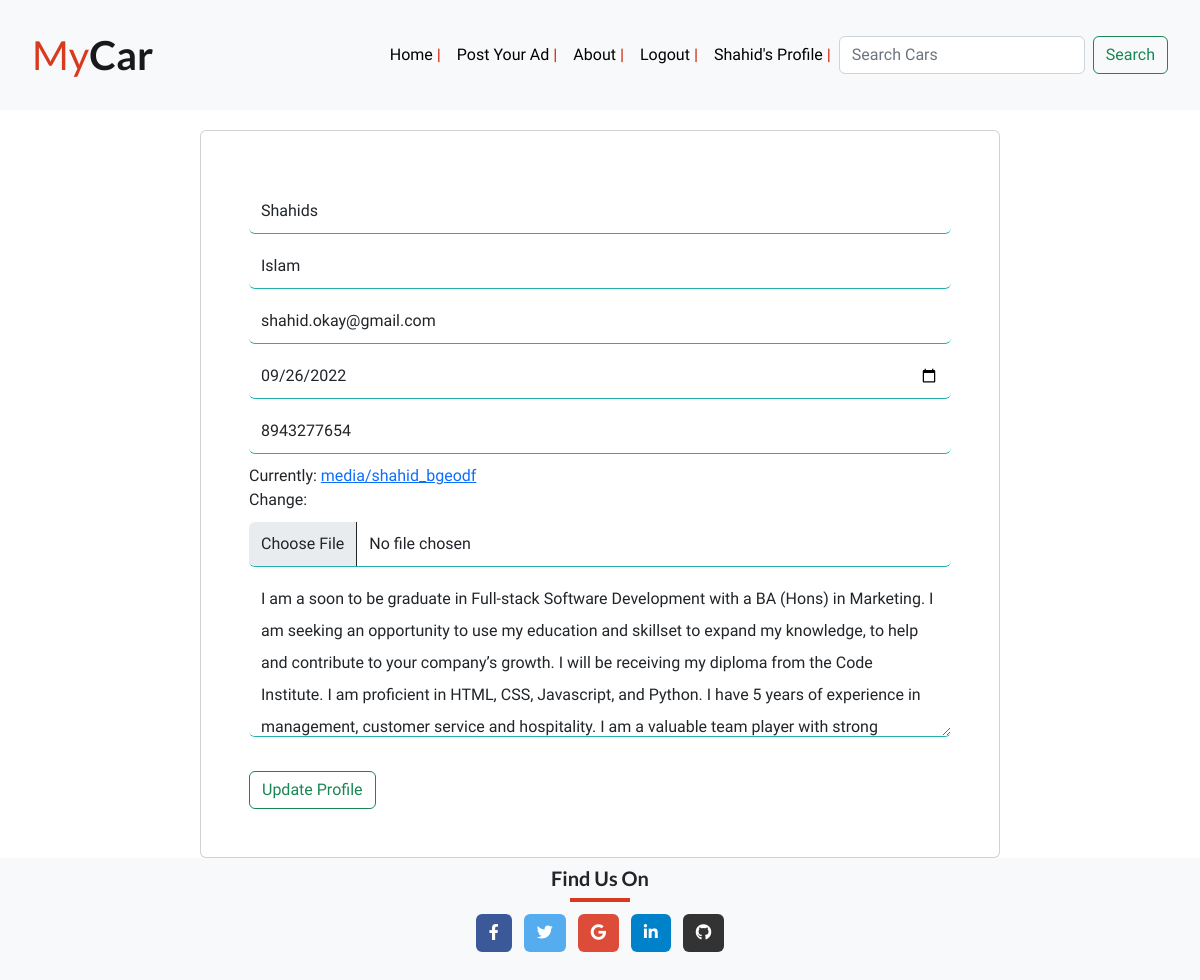
The app's page /edit_profile/shahid (signed in), older data.
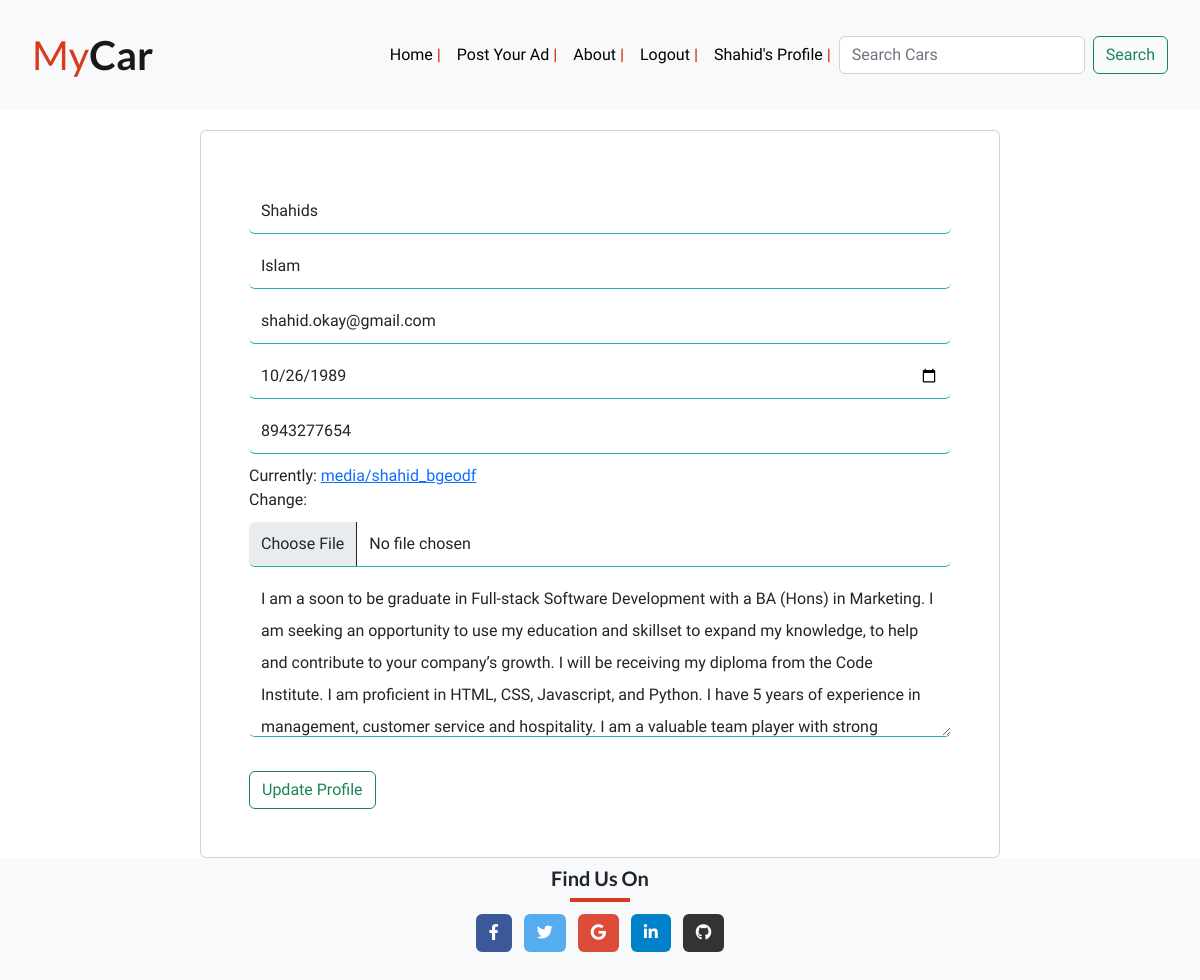
The same page, newer data.
### user_profile/models.py (models this page shows, shortened)
class UserProfile(models.Model):
    user = models.OneToOneField(
        User, on_delete=models.CASCADE)
    first_name = models.CharField(max_length=100, unique=False, null=True)
    last_name = models.CharField(max_length=100, unique=False, null=True)
    email = models.EmailField(unique=True, null=True)
    date_of_birth = models.DateField(unique=False, null=True)
    phone = models.IntegerField(null=True)
    image = models.ImageField(null=True, default='/static/images/audi.jpeg')
    about_me = models.TextField(max_length=500, null=True)

### user_profile/views.py (the view, shortened to what this page needs)
def edit_user_profile(request, username):
    profile_list = UserProfile.objects.filter(user=request.user)
    if len(profile_list) > 0:
        profile = profile_list[0]
        form = UserProfileForms(instance=profile)
    else:
        form = UserProfileForms(instance=request.user)
    context = {
        'form': form
    }
    return render(request, 'user_profile/edit_profile.html', context)

### templates/user_profile/edit_profile.html (shortened to what this page needs)
{% extends 'base.html' %}
{% load static %}
{% block content %}
{% load crispy_forms_tags %}
<div class="container col-md-8 card p-5">
    <form method="POST" enctype="multipart/form-data">
        {{ form | crispy }}
        <br>
        <input type="submit" class="btn btn-outline-success button" value="Update Profile">
    </form>
</div>
{% endblock %}

### templates/base.html (shortened to what this page needs)
{% load static %}
<!DOCTYPE html>
<html lang="en">
<head>
    <link rel="stylesheet" href="https://cdnjs.cloudflare.com/ajax/libs/font-awesome/5.15.3/css/all.min.css">
    <link rel="stylesheet" href="https://cdn.jsdelivr.net/npm/bootstrap@5.2.0/dist/css/bootstrap.min.css"
>
    <link rel="stylesheet" href="{% static 'css/style.css' %}">
</head>
{% load active_link_tags %}
<body class="d-flex flex-column h-100 main-bg min-vh-100">
    <nav class="navbar navbar-expand-lg bg-light nav">
        <div class="container-fluid">
            <a class="navbar-brand brand-name" href="{% url 'home' %}"><span class="my"> My</span><span
                    class="mycar">Car</span></a>
            <div class="collapse navbar-collapse justify-content-end" id="navbarNav">
                <ul class="navbar-nav">
                    <li class="nav-item ">
                        <a class="nav-link {% if request.resolver_match.view_name == 'home' %}active-link-dot{% endif %}"
                            aria-current="page" href="{% url 'home' %}">Home <span class="nav-line"> |</span>
                        </a>
                    </li>
                    <li class="nav-item">
                        <a class="nav-link {% active_link 'post_your_add' 'active-link-dot' %}" aria-current="page"
                            href="{% url 'post_your_add' %}">Post Your Ad <span class="nav-line"> |</span>
                        </a>
                    </li>
                    <li class="nav-item">
                        <a class="nav-link {% active_link 'about' 'active-link-dot' %}" aria-current="page"
                            href="{% url 'about' %}">About <span class="nav-line"> |</span>
                        </a>
                    </li>
                    {% if user.is_authenticated %}
                    <li class="nav-item">
                        <a class="nav-link" aria-current="page" href="{% url 'logout' %}">Logout
                            <span class="nav-line">|</span>
                        </a>
                    </li>
                    <li class="nav-item">
                        <a class="nav-link {% active_link 'user_profile' 'active-link-dot' %}" aria-current="page"
                            href="{% url 'user_profile' %}">
                            {{ user.username | title }}'s Profile <span class="nav-line"> |</span>
                        </a>
                    </li>
                    {% endif %}
                </ul>
                <form class="d-flex " role="search" method="POST" action="{% url 'search_car' %}">
                    <input class="form-control me-2 title" type="search" placeholder="Search Cars" aria-label="Search"
                        name="searched">
                    <button class="btn btn-outline-success button" type="submit">Search</button>
                </form>
            </div>
        </div>
    </nav>
    {% block content %}
    {% endblock content %}
    <footer class="bg-light text-center text-white mt-4 mt-auto">
        <div>
            <h5 class="text-dark pt-2">Find Us On</h5>
            <hr class="red">
        </div>
        <div class="container p-2 pb-0 mb-4">
            <a class="btn text-white btn-floating m-1 facebook" href="https://www.facebook.com/" target="_blank"
                role="button">
                <i class="fab fa-facebook-f"></i>
            </a>
            <a class="btn text-white btn-floating m-1 twitter" href="https://www.twitter.com/" target="_blank"
                role="button">
                <i class="fab fa-twitter"></i>
            </a>
            <a class="btn text-white btn-floating m-1 google" href="https://www.google.com/" target="_blank"
                role="button">
                <i class="fab fa-google"></i>
            </a>
            <a class="btn text-white btn-floating m-1 linkedin" href="https://www.linkedin.com/" target="_blank"
                role="button">
                <i class="fab fa-linkedin-in"></i>
            </a>
            <a class="btn text-white btn-floating m-1 github" href="https://www.githum.io/" target="_blank"
                role="button">
                <i class="fab fa-github"></i>
            </a>
        </div>
    </footer>
</body>
</html>

### static/css/style.css (style rules this page uses)
body { font-family: "Maven Pro", sans-serif; }
h1, h2, h3, h5 { font-family: Lato, sans-serif; font-weight: bold; }
.nav { padding: 20px; margin-bottom: 20px; }
.brand-name { font-size: 2.5em; font-family: lato; }
.mycar { font-weight: 900; font-weight: bolder; }
.my { color: #D9391E; }
.nav-link { color: black; position: relative; text-decoration: none; }
.nav-link::before { content: ''; position: absolute; width: 100%; height: 2px; border-radius: 4px; background-color: #D9391E; bottom: 0; left: 0; transform-origin: right; transform: scaleX(0); transition: transform .3s }
.nav-line { color: #D9391E; font-weight: bolder; }
.twitter { background-color: #55acee; }
.facebook { background-color: #3b5998 }
.google { background-color: #dd4b39; }
.linkedin { background-color: #0082ca; }
.github { background-color: #333333; }
.register_form { border: none; line-height: 2.0em; border-bottom: .5px solid lightseagreen; margin-bottom: 10px; margin-top: 10px; }
hr.red { width: 5%; margin: auto; border: 2px solid #D9391E; opacity: 1; }

Row changes from the older to the newer data that the page shows:
changed UserProfile "Shahids": date_of_birth "09/26/2022" → "10/26/1989"
